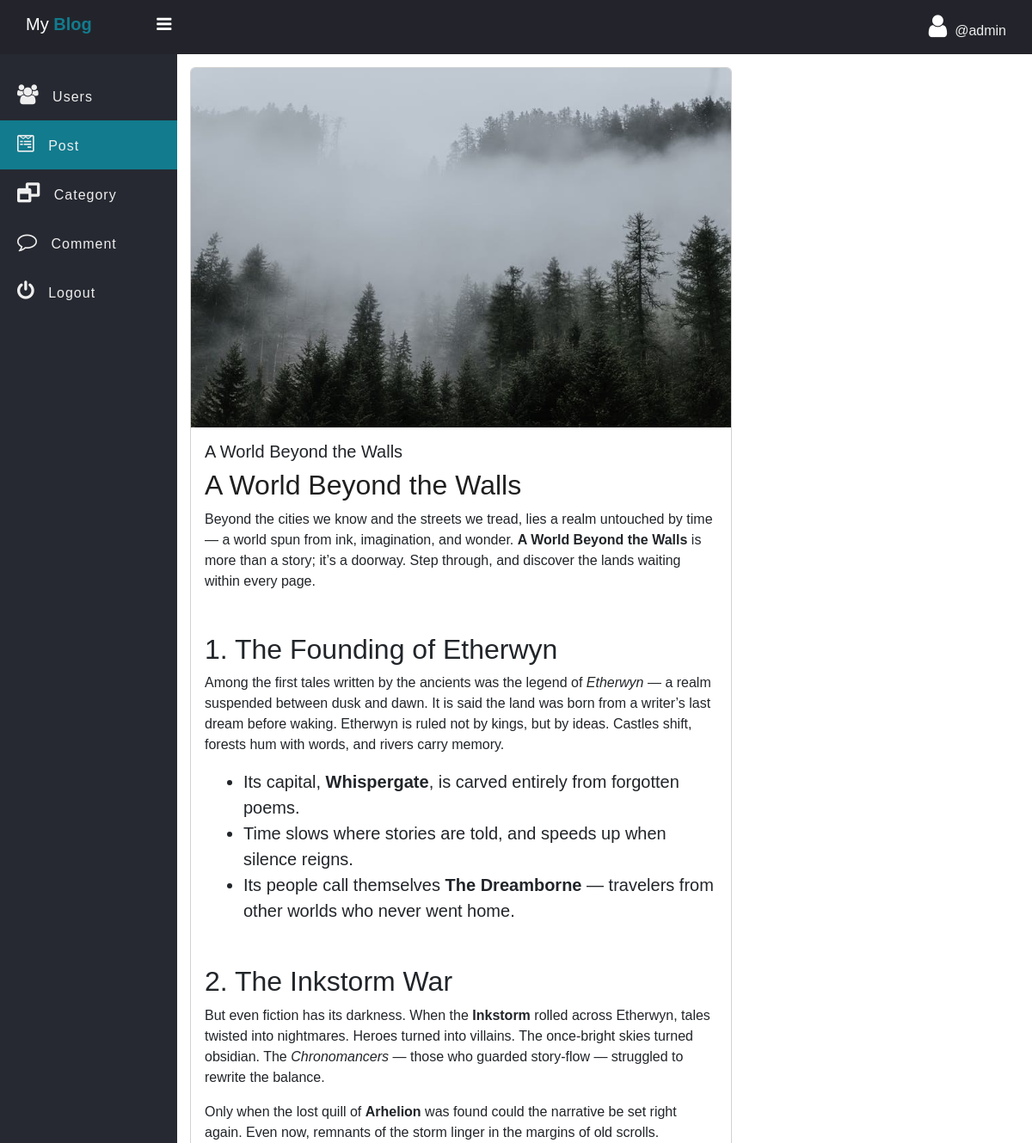
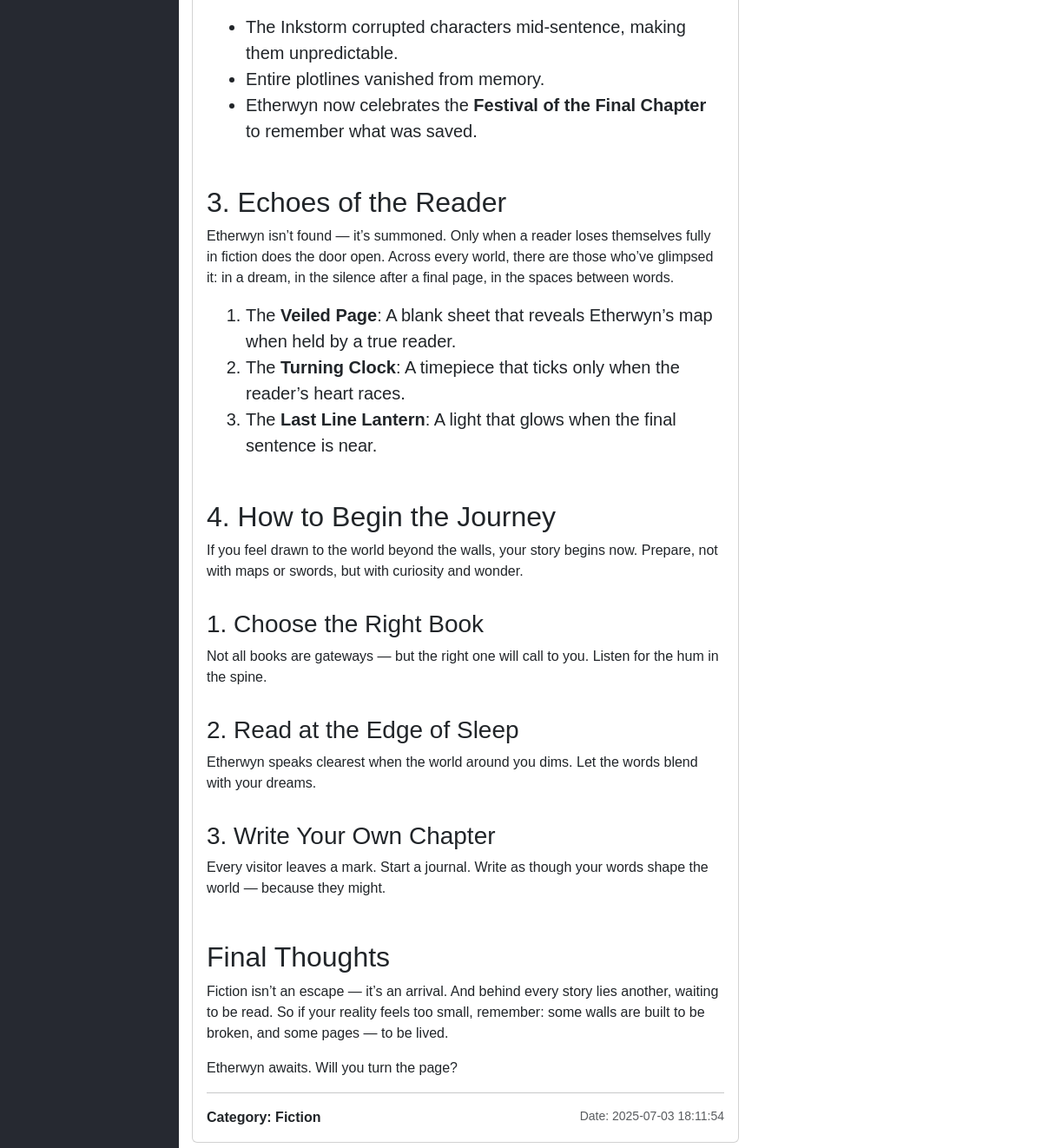
/admin/single_post.php?post_id=23 (signed in), run on the app's committed database (2 pictures, top to bottom).
### tables this page shows
CREATE TABLE `post` (
  `post_id` int(11) NOT NULL,
  `post_title` varchar(127) NOT NULL,
  `post_text` text NOT NULL,
  `category` int(11) NOT NULL,
  `author_id` int(11) DEFAULT NULL,
  `publish` int(2) NOT NULL DEFAULT 1,
  `cover_url` varchar(255) NOT NULL DEFAULT 'default.jpg',
  `crated_at` datetime NOT NULL DEFAULT current_timestamp()
);

CREATE TABLE `category` (
  `id` int(11) NOT NULL,
  `category` varchar(127) NOT NULL
);

### admin/data/Post.php (called while the page is built, shortened)
<?php
function getById($conn, $id){
   $sql = "SELECT post.*, users.username AS author_name
           FROM post
           LEFT JOIN users ON post.author_id = users.id AND users.type = 'author'
           WHERE post.post_id = ? AND post.publish = 1";
   $stmt = $conn->prepare($sql);
   $stmt->execute([$id]);
   if($stmt->rowCount() >= 1){
         $data = $stmt->fetch();
         return $data;
   }else {
       return 0;
   }
}
function getCategoryById($conn, $id){
   $sql = "SELECT * FROM category WHERE id=?";
   $stmt = $conn->prepare($sql);
   $stmt->execute([$id]);
   if($stmt->rowCount() >= 1){
         $data = $stmt->fetch();
         return $data;
   }else {
       return 0;
   }
}

### admin/single_post.php (the view, shortened to what this page needs)
<?php
if (isset($_SESSION['admin_id']) && isset($_SESSION['username']) && isset($_GET['post_id'])) {
	$post_id = $_GET['post_id'];
    include_once("data/Post.php");
    include_once("../db_conn.php");
    $post = getById($conn, $post_id);
    $category = getCategoryById($conn, $post['category']);
 ?>
<!DOCTYPE html>
<html>
<head>
	<link rel="stylesheet" href="https://stackpath.bootstrapcdn.com/font-awesome/4.7.0/css/font-awesome.min.css">
	<link href="https://cdn.jsdelivr.net/npm/bootstrap@5.3.0/dist/css/bootstrap.min.css" rel="stylesheet">
	<link rel="stylesheet" href="../css/side-bar.css">
	<link rel="stylesheet" href="../css/style.css">
</head>
<body>
	<?php
	  include "inc/side-nav.php";
	?>
	 <div class="main-table">
         <div class="card main-blog-card mb-5">
			  <img src="../upload/blog/<?=$post['cover_url'] ?>" class="card-img-top" alt="...">
			  <div class="card-body">
			    <h5 class="card-title"><?=$post['post_title'] ?></h5>
			    <?=$post['post_text'] ?>
			    <hr>
                <p class="card-text d-flex justify-content-between">
                	<b>Category: <?=$category['category']?></b>
                	<small class="text-body-secondary">Date: <?=$post['crated_at'] ?></small>
                </p>
			  </div>
		  </div>
	 </div>
	</section>
	</div>
</body>
</html>
<?php }else {
	header("Location: ../admin-login.php");
	exit;
} ?>

### css/side-bar.css (style rules this page uses)
* { padding: 0; margin: 0; box-sizing: border-box; font-family: arial, sans-serif; }

### css/style.css (style rules this page uses)
img { max-width: 100%; }
.main-blog-card { width: 90%; }
.main-table { width: 90%; max-width: 700px; }

### data on the page
post: cover_url (picture), post_title "A World Beyond the Walls", post_text "A World Beyond the Walls Beyond the cities we know and the streets we tread, lies a realm untouched by time — a world spun from ink, imagination, and wonder. A World Beyond the Walls is more than a story; it’s a doorway. Step through, and discover the lands waiting within every page. 1. The Founding of Etherwyn Among the first tales written by the ancients was the legend of Etherwyn — a realm suspended between dusk and dawn. It is said the land was born from a writer’s last dream before waking. Etherwyn is ruled not by kings, but by ideas. Castles shift, forests hum with words, and rivers carry memory. Its capital, Whispergate , is carved entirely from forgotten poems. Time slows where…", crated_at "2025-07-03 18:11:54"
category: category "Fiction"

### other printed values
$_SESSION['username'] "admin"
